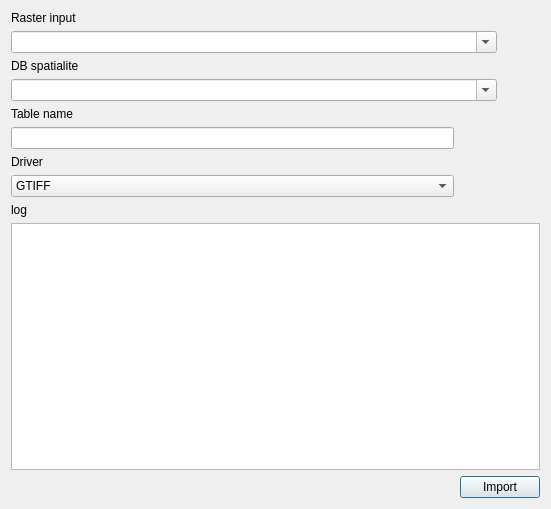
<?xml version="1.0" encoding="UTF-8"?>
<ui version="4.0">
 <class>Qgis2rasterliteDialogBase</class>
 <widget class="QDialog" name="Qgis2rasterliteDialogBase">
  <property name="geometry">
   <rect>
    <x>0</x>
    <y>0</y>
    <width>551</width>
    <height>509</height>
   </rect>
  </property>
  <property name="windowTitle">
   <string>qgis2rasterlite</string>
  </property>
  <layout class="QGridLayout" name="gridLayout">
   <item row="6" column="0">
    <widget class="QLineEdit" name="lineEdit_table_name"/>
   </item>
   <item row="8" column="0">
    <widget class="QComboBox" name="comboBox_driver">
     <item>
      <property name="text">
       <string>GTIFF</string>
      </property>
     </item>
     <item>
      <property name="text">
       <string>JPEG</string>
      </property>
     </item>
    </widget>
   </item>
   <item row="0" column="0">
    <widget class="QLabel" name="label">
     <property name="text">
      <string>Raster input</string>
     </property>
    </widget>
   </item>
   <item row="5" column="0">
    <widget class="QLabel" name="label_2">
     <property name="text">
      <string>Table name</string>
     </property>
    </widget>
   </item>
   <item row="11" column="1" colspan="2">
    <widget class="QPushButton" name="pushButton_import">
     <property name="text">
      <string>Import</string>
     </property>
    </widget>
   </item>
   <item row="10" column="0" colspan="3">
    <widget class="QListWidget" name="list"/>
   </item>
   <item row="1" column="0" colspan="2">
    <widget class="QgsMapLayerComboBox" name="comboBox_raster">
     <property name="editable">
      <bool>true</bool>
     </property>
     <property name="allowEmptyLayer">
      <bool>true</bool>
     </property>
     <property name="showCrs">
      <bool>false</bool>
     </property>
    </widget>
   </item>
   <item row="2" column="0">
    <widget class="QLabel" name="label_3">
     <property name="text">
      <string>DB spatialite</string>
     </property>
    </widget>
   </item>
   <item row="9" column="0">
    <widget class="QLabel" name="label_5">
     <property name="text">
      <string>log</string>
     </property>
    </widget>
   </item>
   <item row="7" column="0">
    <widget class="QLabel" name="label_4">
     <property name="text">
      <string>Driver</string>
     </property>
    </widget>
   </item>
   <item row="3" column="0" colspan="2">
    <widget class="QComboBox" name="comboBox_database">
     <property name="editable">
      <bool>true</bool>
     </property>
    </widget>
   </item>
  </layout>
 </widget>
 <customwidgets>
  <customwidget>
   <class>QgsMapLayerComboBox</class>
   <extends>QComboBox</extends>
   <header>qgsmaplayercombobox.h</header>
  </customwidget>
 </customwidgets>
 <resources/>
 <connections>
  <connection>
   <sender>comboBox_raster</sender>
   <signal>editTextChanged(QString)</signal>
   <receiver>lineEdit_table_name</receiver>
   <slot>setText(QString)</slot>
   <hints>
    <hint type="sourcelabel">
     <x>346</x>
     <y>37</y>
    </hint>
    <hint type="destinationlabel">
     <x>338</x>
     <y>131</y>
    </hint>
   </hints>
  </connection>
 </connections>
</ui>
